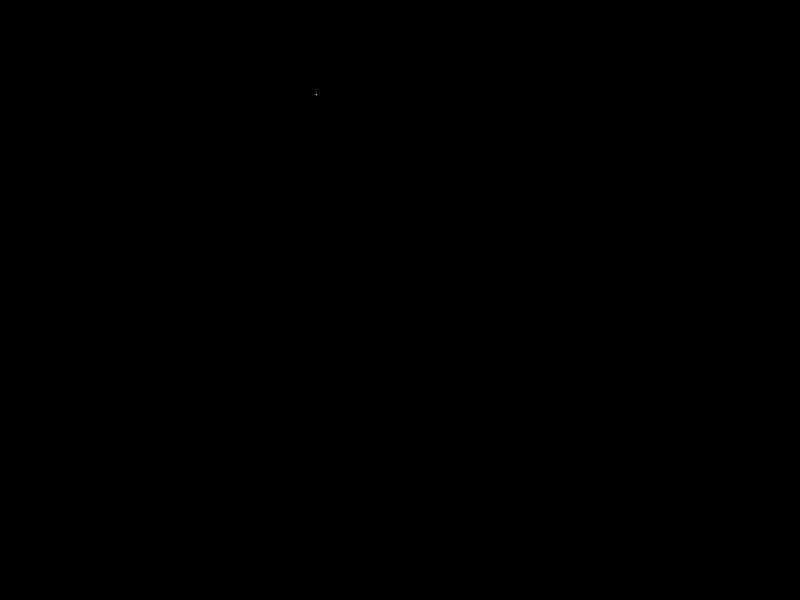
Frame 1 (no input)
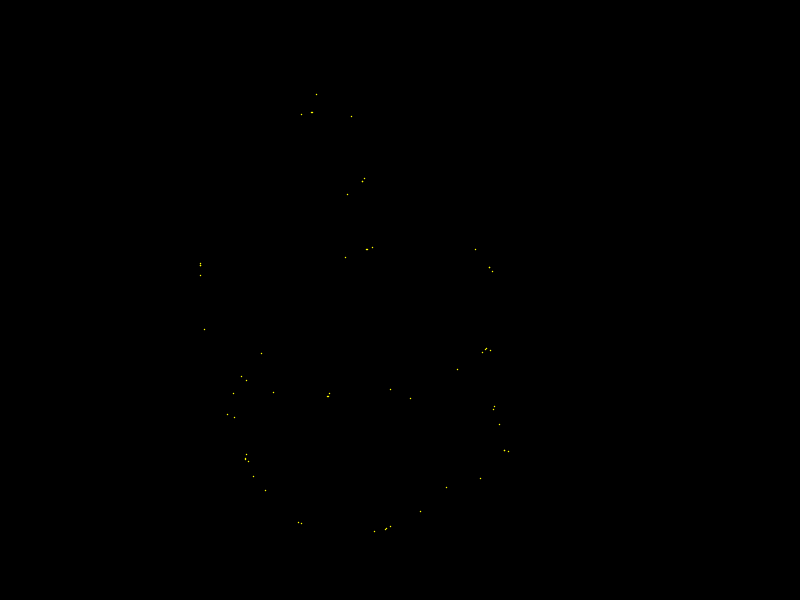
Frame 60 (the mouse pressed at the canvas centre just before this capture)
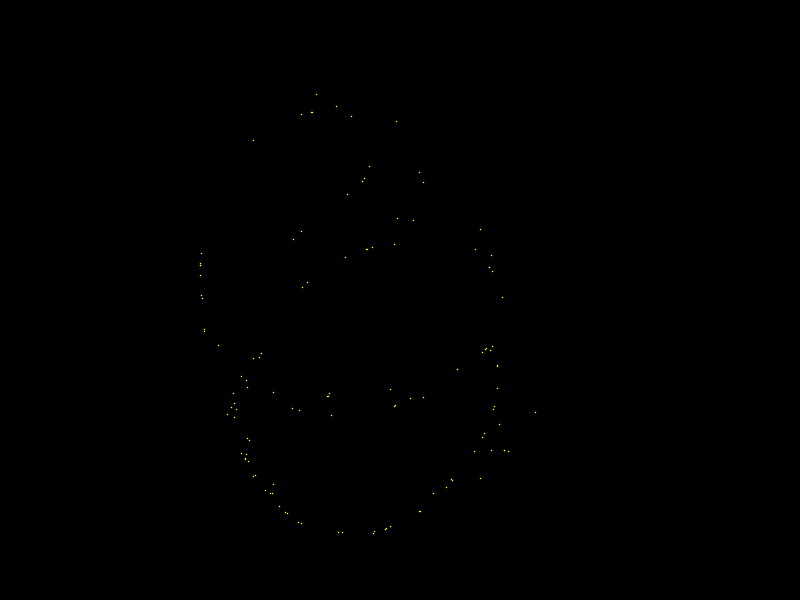
Frame 120 (the mouse held since frame 60 and released just before this capture)

The Processing sketch that drew these frames (run headless with seeded random() and noise(); from frame 60 on, the mouse is pressed at the canvas centre):

// Processing sketch: peter_de_jong
// ── peter_de_jong.pde
// Resources 
// http://paulbourke.net/fractals/peterdejong/
// https://www.algosome.com/articles/strange-attractors-de-jong.html


// Constants
float a = -2.24, b = 0.43, c = -0.65, d = -2.43;
//float a =  2.01, b = -2.53, c = 1.61, d = -0.33;
//float a =  -2, b = -2, c = -1.2, d = 2;
//float a = 1.641, b = 1.902, c = 0.316, d= 1.525;
//float a = 0.970, b = -1.899, c = 1.381,d = -1.506;
//float a = 1.4, b = -2.3, c = 2.4, d = -2.1;
//float a = 2.01, b = -2.53, c = 1.61, d = -0.33;
//float a = -2.7, b = -0.09, c = -0.86, d = -2.2;
//float a = -0.827, b = -1.637, c = 1.659, d = -0.943;
//float a = -2.24, b = 0.43, c = -0.65, d = -2.43;
//float a = -2, b = -2, c = -1.2, d = 2;
//float a = -0.709, b = 1.638, c = 0.452, d = 1.740;

// Initial values 
float x = 0.1,  y = 0.1;

ArrayList<PVector> points;

void setup() {
  size(800, 600);
  background(0);
  stroke(255, 255, 0);
  frameRate(60);
}

void draw() {
  float _x = (float) (Math.sin(a * y) - Math.cos(b * x));
  float _y = (float) (Math.sin(c * x) - Math.cos(d * y));
  
  x = _x;
  y = _y;

  translate(width/2+100, height/2-50);
  scale(1.5);
  
  point(x*100, y*100);
}
